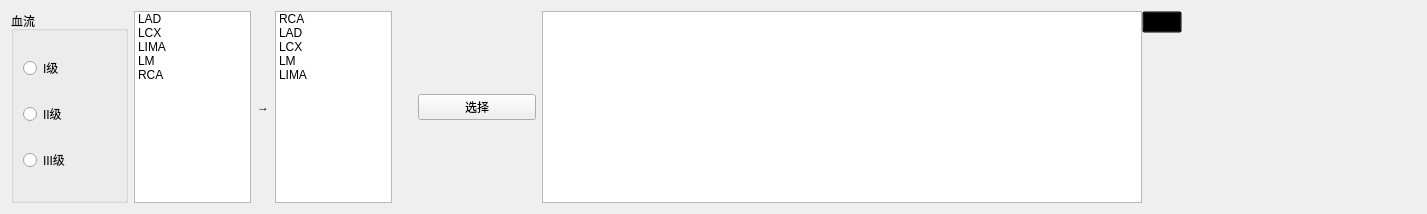
        <widget class="QWidget" name="m_wgtCZXH" native="true">
         <layout class="QHBoxLayout" name="horizontalLayout_9" stretch="2,2,0,2,0,2,0,4">
          <item>
           <widget class="QGroupBox" name="m_grpXL">
            <property name="title">
             <string>血流</string>
            </property>
            <layout class="QVBoxLayout" name="verticalLayout_5">
             <item>
              <widget class="QRadioButton" name="m_radXLgrade1">
               <property name="text">
                <string>I级</string>
               </property>
              </widget>
             </item>
             <item>
              <widget class="QRadioButton" name="m_radXLgrade2">
               <property name="text">
                <string>II级</string>
               </property>
              </widget>
             </item>
             <item>
              <widget class="QRadioButton" name="m_radXLgrade3">
               <property name="text">
                <string>III级</string>
               </property>
              </widget>
             </item>
            </layout>
           </widget>
          </item>
          <item>
           <widget class="QListWidget" name="m_lstwCZXHLeft">
            <item>
             <property name="text">
              <string>LAD</string>
             </property>
            </item>
            <item>
             <property name="text">
              <string>LCX</string>
             </property>
            </item>
            <item>
             <property name="text">
              <string>LIMA</string>
             </property>
            </item>
            <item>
             <property name="text">
              <string>LM</string>
             </property>
            </item>
            <item>
             <property name="text">
              <string>RCA</string>
             </property>
            </item>
           </widget>
          </item>
          <item>
           <widget class="QLabel" name="label_4">
            <property name="cursor">
             <cursorShape>ArrowCursor</cursorShape>
            </property>
            <property name="text">
             <string>→</string>
            </property>
           </widget>
          </item>
          <item>
           <widget class="QListWidget" name="m_lstwCZXHRight">
            <item>
             <property name="text">
              <string>RCA</string>
             </property>
            </item>
            <item>
             <property name="text">
              <string>LAD</string>
             </property>
            </item>
            <item>
             <property name="text">
              <string>LCX</string>
             </property>
            </item>
            <item>
             <property name="text">
              <string>LM</string>
             </property>
            </item>
            <item>
             <property name="text">
              <string>LIMA</string>
             </property>
            </item>
           </widget>
          </item>
          <item>
           <spacer name="verticalSpacer_5">
            <property name="orientation">
             <enum>Qt::Vertical</enum>
            </property>
            <property name="sizeHint" stdset="0">
             <size>
              <width>20</width>
              <height>40</height>
             </size>
            </property>
           </spacer>
          </item>
          <item>
           <widget class="QPushButton" name="m_btnCZXHChoice">
            <property name="text">
             <string>选择</string>
            </property>
           </widget>
          </item>
          <item>
           <layout class="QHBoxLayout" name="horizontalLayout_31">
            <property name="spacing">
             <number>0</number>
            </property>
            <property name="rightMargin">
             <number>0</number>
            </property>
            <item>
             <widget class="QListWidget" name="m_lstwCZXHResult">
              <property name="minimumSize">
               <size>
                <width>600</width>
                <height>0</height>
               </size>
              </property>
             </widget>
            </item>
            <item>
             <layout class="QVBoxLayout" name="verticalLayout_10">
              <property name="spacing">
               <number>0</number>
              </property>
              <property name="rightMargin">
               <number>0</number>
              </property>
              <item>
               <widget class="QPushButton" name="m_btnDeleteCZXH">
                <property name="styleSheet">
                 <string notr="true">background-color:transparent;
</string>
                </property>
                <property name="text">
                 <string/>
                </property>
                <property name="icon">
                 <iconset resource="../Image.qrc">
                  <normaloff>:/Image/delete.ico</normaloff>:/Image/delete.ico</iconset>
                </property>
               </widget>
              </item>
              <item>
               <spacer name="verticalSpacer_3">
                <property name="orientation">
                 <enum>Qt::Vertical</enum>
                </property>
                <property name="sizeHint" stdset="0">
                 <size>
                  <width>20</width>
                  <height>40</height>
                 </size>
                </property>
               </spacer>
              </item>
             </layout>
            </item>
           </layout>
          </item>
          <item>
           <spacer name="horizontalSpacer_3">
            <property name="orientation">
             <enum>Qt::Horizontal</enum>
            </property>
            <property name="sizeHint" stdset="0">
             <size>
              <width>40</width>
              <height>20</height>
             </size>
            </property>
           </spacer>
          </item>
         </layout>
        </widget>
